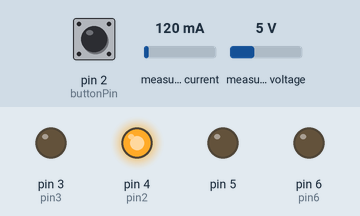
A sketch run on a simulated Arduino Uno, built with avr-gcc and run on an emulated ATmega328P. Shown: output pins drawn as LEDs (lit = HIGH). The test bench sets the inputs (shaded band); at power-on: pin 2 (buttonPin) LOW, measured current 120 mA, measured voltage 5 V. EEPROM starts erased.

Above: at 1.2 s.
1.3 s: pin 2 (buttonPin) pulsed HIGH 2 times (0.12 s each, 0.3 s apart)
At 1.7 s:
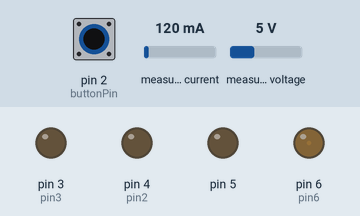
4.3 s: pin 2 (buttonPin) pulled HIGH for 0.15 s
At 5.3 s:
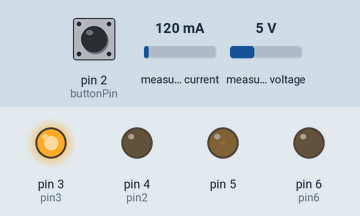
5.9 s: pin 2 (buttonPin) pulled HIGH for 1 s
At 6.6 s:
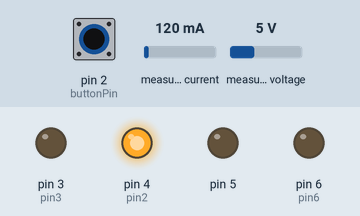
Timing chart, 0 to 8.9 s (numbered marks = the images above; inputs shaded):
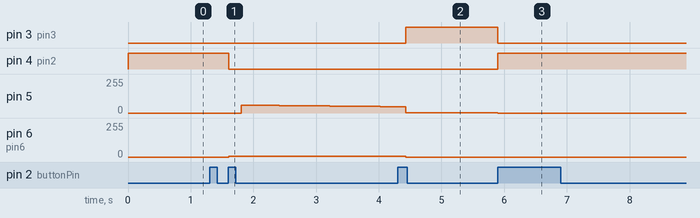

The sketch:

EmonLib_voltaj_curent__edit_simplificat.ino
```cpp
#include "EmonLib.h"             // Include Emon Library
#include <Arduino.h>
#include <EEPROM.h>

EnergyMonitor emon1;             // Create an instance

volatile int i=60;
int eprom = 1;
int buttonState = 1;
int cont = 3;
int buttonPin = 2;  //pin buton
int pin2 = 4;  //pin led rosu
int pin3 = 3;  //pin led galben
int pin6 = 6;  //pin led alb
const byte interruptPin = 2;

void setup(){
  TCCR0B = TCCR0B & B11111000 | B00000001; // PWM 65 kHz pins 5 and 6
  pinMode(buttonPin, INPUT);
  pinMode(pin2, OUTPUT);
  pinMode(pin3, OUTPUT);
  pinMode(pin6, OUTPUT);
  eprom = 2;
  EEPROM.write(1, 3);
  cont = EEPROM.read(1);
  emon1.voltage(2, 197.26, 2);  // 1.7 Voltage: input pin, calibration, phase_shift
  emon1.current(1, 14.5);       // Current: input pin, calibration.
  pinMode(interruptPin, INPUT);
  attachInterrupt(digitalPinToInterrupt(interruptPin), set_botton, RISING);
  emon1.realPower = 0;
}

void loop(){
  eprom = EEPROM.read(1);
  if (cont == 1) {
    traker();
  }
  if (cont == 2) {
    full();
  }
  if (cont == 3) {
    stop();
  }
}
```

botton.ino
```cpp
void set_botton() {
  cont = EEPROM.read(1);
  if (cont == 1) {
    if (eprom == 1) {
      EEPROM.write(1, 2);
     }
    }
  if (cont == 2) {
    if (eprom == 2) {
      EEPROM.write(1, 3);
    }
    }
  if (cont == 3) {
    if (eprom == 3) {
      EEPROM.write(1, 1);
    }
  }
}
```

full.ino
```cpp
void full(){
  i=255;
  digitalWrite(4,0); //pin led rosu
  digitalWrite(3,1); //pin led galben
  analogWrite(6,0);  //pin led alb
  analogWrite(5,1);
}
```

stop.ino
```cpp
void stop(){
  i=0;
  digitalWrite(4,1); //pin led rosu
  digitalWrite(3,0); //pin led galben
  analogWrite(6,0);  //pin led alb
  analogWrite(5,i);
  i=60;
}
```

traker.ino
```cpp
void traker(){
    digitalWrite(4,0); //pin led rosu
    digitalWrite(3,0); //pin led galben
    analogWrite(6,5);  //pin led alb

  emon1.calcVI(20,2000);         // Calculate all. No.of half wavelengths (crossings), time-out
  emon1.serialprint();           // Print out all variables (realpower, apparent power, Vrms, Irms, power factor)

  float realPower       = emon1.realPower;        //extract Real Power into variable
  float apparentPower   = emon1.apparentPower;    //extract Apparent Power into variable
  float powerFActor     = emon1.powerFactor;      //extract Power Factor into Variable
  float supplyVoltage   = emon1.Vrms;             //extract Vrms into Variable
  float Irms            = emon1.Irms;             //extract Irms into Variable
    if (emon1.realPower > 500.00) {
      if (i<255){
        i++;
      }
    analogWrite(5,i);
   }

    if (emon1.realPower < 50.00) {
      if (i>0){
        if (i<256){
          i--;
        }
      }
    Serial.println(i);
    analogWrite(5,i);
    }
}
```

Measured:
- after the input at 1.3 s, pin 4 (pin2): HIGH → LOW after 0.30 s; pin 5: 0/255 → 59/255 after 0.51 s, → 58/255 0.20 s later, → 57/255 0.20 s later, → 56/255 0.20 s later, … (13 changes in this stretch); pin 6 (pin6): 0/255 → 5/255 after 0.30 s
- after the input at 4.3 s, pin 3 (pin3): LOW → HIGH after 0.13 s; pin 6 (pin6): 5/255 → 0/255 after 0.13 s
- after the input at 5.9 s, pin 3 (pin3): HIGH → LOW at once; pin 4 (pin2): LOW → HIGH at once; pin 5: 1/255 → 0/255 at once
